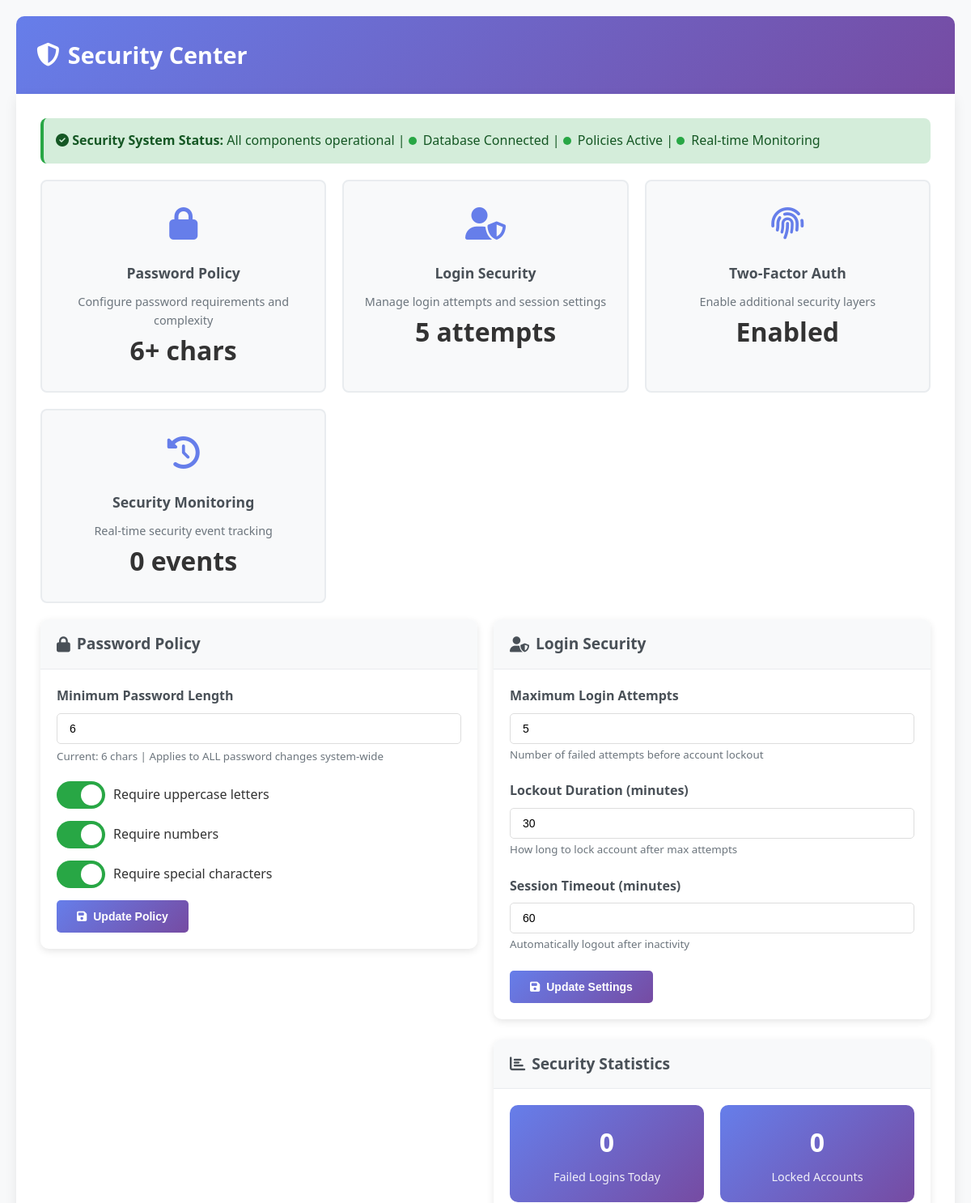
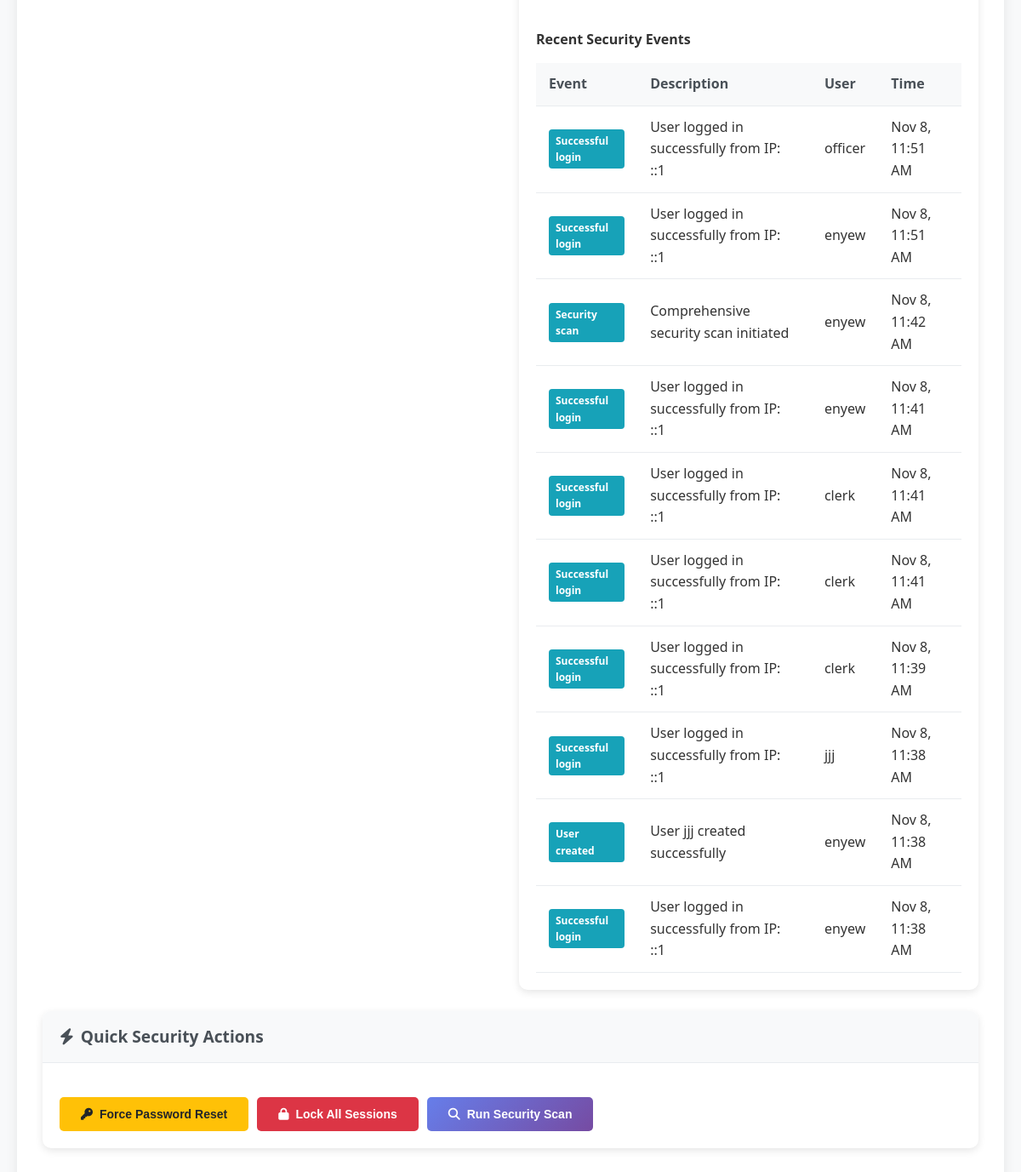
The app's page /admin/security.php (signed in) with its own data (2 pictures, top to bottom).
### tables this page shows
CREATE TABLE `security_settings` (
  `id` int(11) NOT NULL,
  `setting_key` varchar(100) NOT NULL,
  `setting_value` text DEFAULT NULL,
  `description` text DEFAULT NULL,
  `updated_at` timestamp NOT NULL DEFAULT current_timestamp() ON UPDATE current_timestamp()
);

CREATE TABLE `security_logs` (
  `id` int(11) NOT NULL,
  `user_id` int(11) DEFAULT NULL,
  `event_type` varchar(50) NOT NULL,
  `description` text DEFAULT NULL,
  `ip_address` varchar(45) DEFAULT NULL,
  `user_agent` text DEFAULT NULL,
  `created_at` timestamp NOT NULL DEFAULT current_timestamp()
);

CREATE TABLE `users` (
  `user_id` int(11) NOT NULL,
  `username` varchar(50) NOT NULL,
  `password` varchar(255) NOT NULL,
  `role` enum('administrator','chief','officer','clerk') NOT NULL,
  `first_name` varchar(100) NOT NULL,
  `last_name` varchar(100) NOT NULL,
  `email` varchar(150) DEFAULT NULL,
  `phone` varchar(20) DEFAULT NULL,
  `badge_number` varchar(20) DEFAULT NULL,
  `department` varchar(100) DEFAULT NULL,
  `is_active` tinyint(1) DEFAULT 1,
  `last_login` datetime DEFAULT NULL,
  `created_at` timestamp NOT NULL DEFAULT current_timestamp(),
  `updated_at` timestamp NOT NULL DEFAULT current_timestamp() ON UPDATE current_timestamp(),
  `login_attempts` int(11) DEFAULT 0,
  `force_password_change` tinyint(4) DEFAULT 0
);

### admin/security.php (the view, shortened to what the rows shown need)
<?php
$current_lang = $_SESSION['lang'] ?? 'en';
function t($key) {
    global $translations, $current_lang;
    return $translations[$current_lang][$key] ?? $key;
}
$database = new Database();
$db = $database->getConnection();
class SecuritySettings {
    private $conn;
    public function __construct($db) {
        $this->conn = $db;
        $this->initializeSecurityTables();
    }
    private function initializeSecurityTables() {
        try {
            $query = "CREATE TABLE IF NOT EXISTS security_settings (
                setting_key VARCHAR(100) PRIMARY KEY,
                setting_value TEXT,
                updated_at TIMESTAMP DEFAULT CURRENT_TIMESTAMP ON UPDATE CURRENT_TIMESTAMP
            )";
            $this->conn->exec($query);
            $query = "CREATE TABLE IF NOT EXISTS security_logs (
                id INT AUTO_INCREMENT PRIMARY KEY,
                user_id INT NULL,
                event_type VARCHAR(50) NOT NULL,
                description TEXT NOT NULL,
                ip_address VARCHAR(45),
                user_agent TEXT,
                created_at TIMESTAMP DEFAULT CURRENT_TIMESTAMP,
                INDEX idx_event_type (event_type),
                INDEX idx_created_at (created_at)
            )";
            $this->conn->exec($query);
            $defaultSettings = [
                'password_min_length' => '6',
                'password_require_uppercase' => '1',
                'password_require_numbers' => '1',
                'password_require_special' => '1',
                'login_max_attempts' => '5',
                'login_lockout_duration' => '30',
                'session_timeout' => '60',
                'two_factor_enabled' => '0'
            ];
            foreach ($defaultSettings as $key => $value) {
                $checkQuery = "SELECT COUNT(*) as count FROM security_settings WHERE setting_key = ?";
                $checkStmt = $this->conn->prepare($checkQuery);
                $checkStmt->execute([$key]);
                $exists = $checkStmt->fetch(PDO::FETCH_ASSOC)['count'] > 0;
            }
        } catch (Exception $e) {
            error_log("Security tables initialization error: " . $e->getMessage());
        }
    }
    public function getSetting($key, $default = '') {
        $query = "SELECT setting_value FROM security_settings WHERE setting_key = ?";
        $stmt = $this->conn->prepare($query);
        $stmt->execute([$key]);
        if ($stmt->rowCount() > 0) {
            $row = $stmt->fetch(PDO::FETCH_ASSOC);
            return $row['setting_value'];
        }
        return $default;
    }
    public function getSecurityStats() {
        $stats = [];
        $query = "SELECT COUNT(*) as count FROM security_logs
                  WHERE event_type = 'failed_login'
                  AND DATE(created_at) = CURDATE()";
        $stmt = $this->conn->prepare($query);
        $stmt->execute();
        $stats['failed_logins_today'] = $stmt->fetch(PDO::FETCH_ASSOC)['count'] ?? 0;
        $stats['locked_accounts'] = 0;
        try {
            $checkColumn = $this->conn->query("SHOW COLUMNS FROM users LIKE 'login_attempts'");
            if ($checkColumn->rowCount() > 0) {
                $max_attempts = $this->getSetting('login_max_attempts', 5);
                $query = "SELECT COUNT(*) as count FROM users WHERE login_attempts >= ?";
                $stmt = $this->conn->prepare($query);
                $stmt->execute([$max_attempts]);
                $stats['locked_accounts'] = $stmt->fetch(PDO::FETCH_ASSOC)['count'] ?? 0;
            }
        } catch (Exception $e) {
            error_log("Locked accounts check error: " . $e->getMessage());
        }
        try {
            $query = "SELECT COUNT(*) as count FROM user_sessions WHERE is_active = 1";
            $stmt = $this->conn->prepare($query);
            $stmt->execute();
            $stats['active_sessions'] = $stmt->fetch(PDO::FETCH_ASSOC)['count'] ?? 0;
        } catch (Exception $e) {
            $stats['active_sessions'] = 0;
        }
        try {
            $query = "SELECT sl.event_type, sl.description, sl.created_at, u.username
                      FROM security_logs sl
                      LEFT JOIN users u ON sl.user_id = u.user_id
                      ORDER BY sl.created_at DESC
                      LIMIT 10";
            $stmt = $this->conn->prepare($query);
            $stmt->execute();
            $stats['recent_events'] = $stmt->fetchAll(PDO::FETCH_ASSOC);
        } catch (Exception $e) {
            $stats['recent_events'] = [];
        }
        return $stats;
    }
}
$security = new SecuritySettings($db);
$password_min_length = $security->getSetting('password_min_length', '6');
$login_max_attempts = $security->getSetting('login_max_attempts', '5');
$login_lockout_duration = $security->getSetting('login_lockout_duration', '30');
$session_timeout = $security->getSetting('session_timeout', '60');
$stats = $security->getSecurityStats();
?>
<!DOCTYPE html>
<html lang="<?php echo $current_lang; ?>">
<head>
    <link rel="stylesheet" href="https://cdnjs.cloudflare.com/ajax/libs/font-awesome/6.4.0/css/all.min.css">
</head>
<body>
    <div class="container">
        <div class="header">
            <h1><i class="fas fa-shield-alt"></i> <?php echo t('header_title'); ?></h1>
        </div>
        <div class="content">
            <div class="security-grid">
                <div class="security-card">
                    <div class="security-icon">
                        <i class="fas fa-lock"></i>
                    </div>
                    <h4><?php echo t('card_password_title'); ?></h4>
                    <p><?php echo t('card_password_desc'); ?></p>
                    <div class="stat-number"><?php echo $password_min_length; ?>+ <?php echo t('card_password_stat'); ?></div>
                </div>
                <div class="security-card">
                    <div class="security-icon">
                        <i class="fas fa-user-shield"></i>
                    </div>
                    <h4><?php echo t('card_login_title'); ?></h4>
                    <p><?php echo t('card_login_desc'); ?></p>
                    <div class="stat-number"><?php echo $login_max_attempts; ?> <?php echo t('card_login_stat'); ?></div>
                </div>
            </div>
            <div class="row">
                <div class="col-md-6">
                    <div class="card">
                        <div class="card-body">
                            <form method="POST">
                                <div class="form-group">
                                    <label for="min_length"><?php echo t('label_min_length'); ?></label>
                                    <input type="number" class="form-control" id="min_length" name="min_length"
                                           value="<?php echo htmlspecialchars($password_min_length); ?>" min="6" max="20">
                                    <small style="color: #6c757d; display: block; margin-top: 5px;">
                                        <?php echo t('current_length'); ?> <?php echo $password_min_length; ?> <?php echo t('card_password_stat'); ?> |
                                        <?php echo t('current_applies'); ?>
                                    </small>
                                </div>
                            </form>
                        </div>
                    </div>
                </div>
                <div class="col-md-6">
                    <div class="card">
                        <div class="card-body">
                            <form method="POST">
                                <div class="form-group">
                                    <label for="max_attempts"><?php echo t('label_max_attempts'); ?></label>
                                    <input type="number" class="form-control" id="max_attempts" name="max_attempts"
                                           value="<?php echo htmlspecialchars($login_max_attempts); ?>" min="3" max="10">
                                    <small style="color: #6c757d;"><?php echo t('desc_attempts'); ?></small>
                                </div>
                                <div class="form-group">
                                    <label for="lockout_duration"><?php echo t('label_lockout_duration'); ?></label>
                                    <input type="number" class="form-control" id="lockout_duration" name="lockout_duration"
                                           value="<?php echo htmlspecialchars($login_lockout_duration); ?>" min="5" max="1440">
                                    <small style="color: #6c757d;"><?php echo t('desc_lockout'); ?></small>
                                </div>
                                <div class="form-group">
                                    <label for="session_timeout"><?php echo t('label_session_timeout'); ?></label>
                                    <input type="number" class="form-control" id="session_timeout" name="session_timeout"
                                           value="<?php echo htmlspecialchars($session_timeout); ?>" min="15" max="480">
                                    <small style="color: #6c757d;"><?php echo t('desc_timeout'); ?></small>
                                </div>
                            </form>
                        </div>
                    </div>
                    <div class="card">
                        <div class="card-body">
                            <div style="margin-top: 20px;">
                                <table class="table">
                                    <thead>
                                        <tr>
                                            <th><?php echo t('table_event'); ?></th>
                                            <th><?php echo t('table_description'); ?></th>
                                            <th><?php echo t('table_user'); ?></th>
                                            <th><?php echo t('table_time'); ?></th>
                                        </tr>
                                    </thead>
                                    <tbody>
                                        <?php if (!empty($stats['recent_events'])): ?>
                                            <?php foreach ($stats['recent_events'] as $event): ?>
                                                <tr>
                                                    <td>
                                                        <span class="badge badge-<?php
                                                            echo $event['event_type'] === 'failed_login' ? 'danger' :
                                                                ($event['event_type'] === 'settings_update' ? 'warning' : 'info');
                                                        ?>">
                                                            <?php echo ucfirst(str_replace('_', ' ', $event['event_type'])); ?>
                                                        </span>
                                                    </td>
                                                    <td><?php echo htmlspecialchars($event['description']); ?></td>
                                                    <td><?php echo htmlspecialchars($event['username'] ?? 'System'); ?></td>
                                                    <td><?php echo date('M j, g:i A', strtotime($event['created_at'])); ?></td>
                                                </tr>
                                            <?php endforeach; ?>
                                        <?php endif; ?>
                                    </tbody>
                                </table>
                            </div>
                        </div>
                    </div>
                </div>
            </div>
        </div>
    </div>
</body>
</html>

### records on screen
security_settings: setting_value "6", min_length "6"
security_settings: setting_value "5", max_attempts "5"
security_settings: lockout_duration "30"
security_settings: session_timeout "60"
security_logs: event_type "Successful login", description "User logged in successfully from IP: ::1", user.username "officer", created_at "Nov 8, 11:51 AM"
security_logs: event_type "Successful login", description "User logged in successfully from IP: ::1", user.username "enyew", created_at "Nov 8, 11:51 AM"
security_logs: event_type "Security scan", description "Comprehensive security scan initiated", user.username "enyew", created_at "Nov 8, 11:42 AM"
security_logs: event_type "Successful login", description "User logged in successfully from IP: ::1", user.username "enyew", created_at "Nov 8, 11:41 AM"
security_logs: event_type "Successful login", description "User logged in successfully from IP: ::1", user.username "clerk", created_at "Nov 8, 11:41 AM"
security_logs: event_type "Successful login", description "User logged in successfully from IP: ::1", user.username "clerk", created_at "Nov 8, 11:41 AM"
security_logs: event_type "Successful login", description "User logged in successfully from IP: ::1", user.username "clerk", created_at "Nov 8, 11:39 AM"
security_logs: event_type "Successful login", description "User logged in successfully from IP: ::1", user.username "jjj", created_at "Nov 8, 11:38 AM"
security_logs: event_type "User created", description "User jjj created successfully", user.username "enyew", created_at "Nov 8, 11:38 AM"
security_logs: event_type "Successful login", description "User logged in successfully from IP: ::1", user.username "enyew", created_at "Nov 8, 11:38 AM"

### other values on screen
t('header_title') "Security Center"
t('status_header') "Security System Status:"
t('status_operational') "All components operational"
t('status_db') "Database Connected"
t('status_policies') "Policies Active"
t('status_monitoring') "Real-time Monitoring"
t('card_password_title') "Password Policy"
t('card_password_desc') "Configure password requirements and complexity"
t('card_password_stat') "chars"
t('card_login_title') "Login Security"
t('card_login_desc') "Manage login attempts and session settings"
t('card_login_stat') "attempts"
t('card_2fa_title') "Two-Factor Auth"
t('card_2fa_desc') "Enable additional security layers"
t('card_2fa_stat_enabled') "Enabled"
